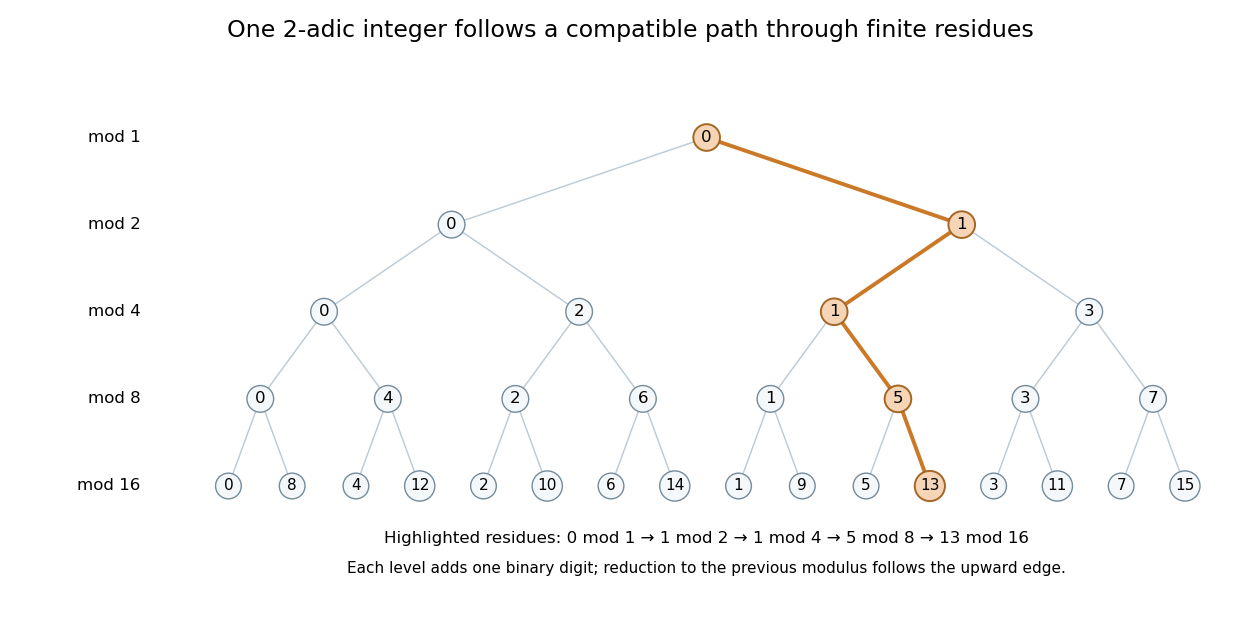

Generate this figure with Python:
"""Original residue-lifting tree modulo successive powers of two."""
from pathlib import Path
import matplotlib.pyplot as plt


def levels(depth):
    rows=[[0]]
    for n in range(depth):
        rows.append([child for r in rows[-1] for child in (r,r+2**n)])
    return rows


def main():
    rows=levels(4);assert all(set(row)==set(range(2**n)) for n,row in enumerate(rows))
    fig,ax=plt.subplots(figsize=(12.6,6.4),dpi=100,facecolor='white')
    fig.suptitle('One 2-adic integer follows a compatible path through finite residues',fontsize=17,y=.97)
    coordinates={}
    for n,row in enumerate(rows):
        for j,r in enumerate(row):coordinates[n,j]=((j+.5)/len(row),4-n)
    for n in range(4):
        for j,r in enumerate(rows[n]):
            for c in (2*j,2*j+1):
                x,y=coordinates[n,j];xx,yy=coordinates[n+1,c]
                chosen=(r==13%(2**n) and rows[n+1][c]==13%(2**(n+1)))
                ax.plot([x,xx],[y,yy],color='#cb7926' if chosen else '#bdcbd5',lw=2.8 if chosen else 1.05,zorder=1)
    for n,row in enumerate(rows):
        for j,r in enumerate(row):
            x,y=coordinates[n,j];chosen=r==13%(2**n)
            ax.text(x,y,str(r),ha='center',va='center',fontsize=12 if n<4 else 11,bbox={'boxstyle':'circle,pad=.35','fc':'#f5d5b5' if chosen else '#f5f8fa','ec':'#a36625' if chosen else '#738b9b','lw':1.4 if chosen else 1},zorder=3)
        ax.text(-.055,4-n,f'mod {2**n}',ha='right',va='center',fontsize=12)
    ax.text(.5,-.65,'Highlighted residues: 0 mod 1 → 1 mod 2 → 1 mod 4 → 5 mod 8 → 13 mod 16',ha='center',fontsize=12)
    ax.text(.5,-1.0,'Each level adds one binary digit; reduction to the previous modulus follows the upward edge.',ha='center',fontsize=11)
    ax.set(xlim=(-.1,1.03),ylim=(-1.18,4.55));ax.axis('off')
    fig.subplots_adjust(left=.075,right=.99,bottom=.08,top=.86)
    fig.savefig(Path.cwd()/(Path(__file__).stem+'.png'),facecolor='white');plt.close(fig)


if __name__=='__main__':main()
